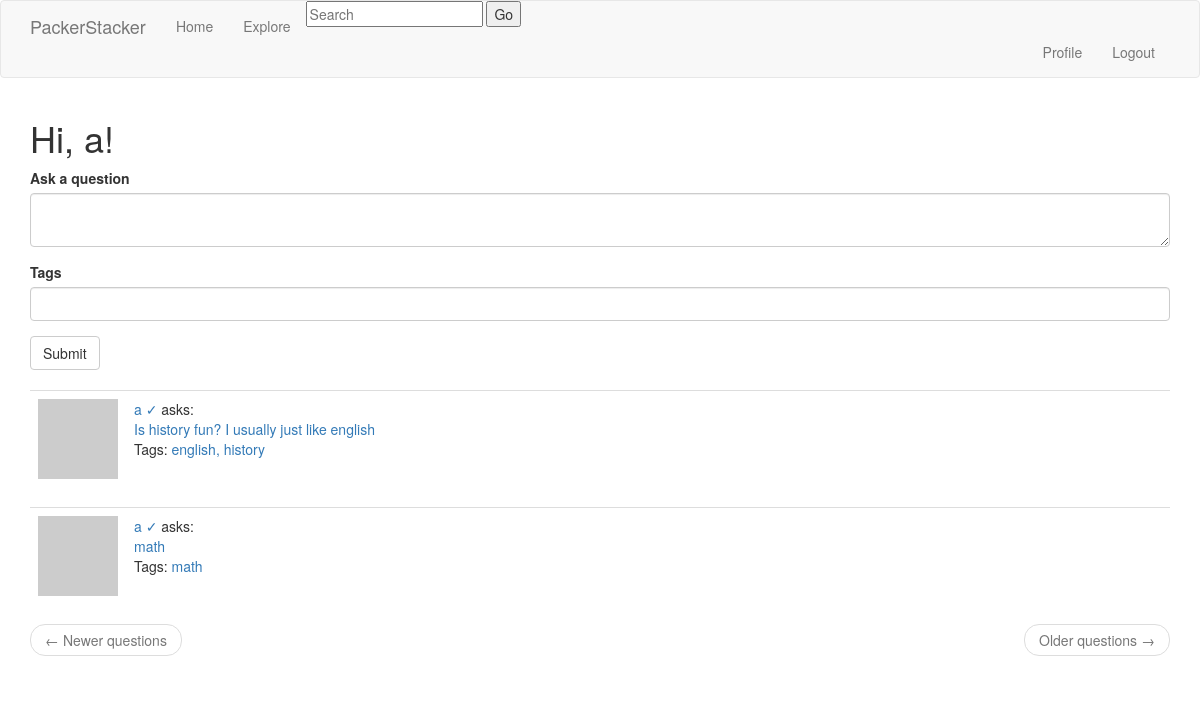
Before: /index (signed in) with the older database file.
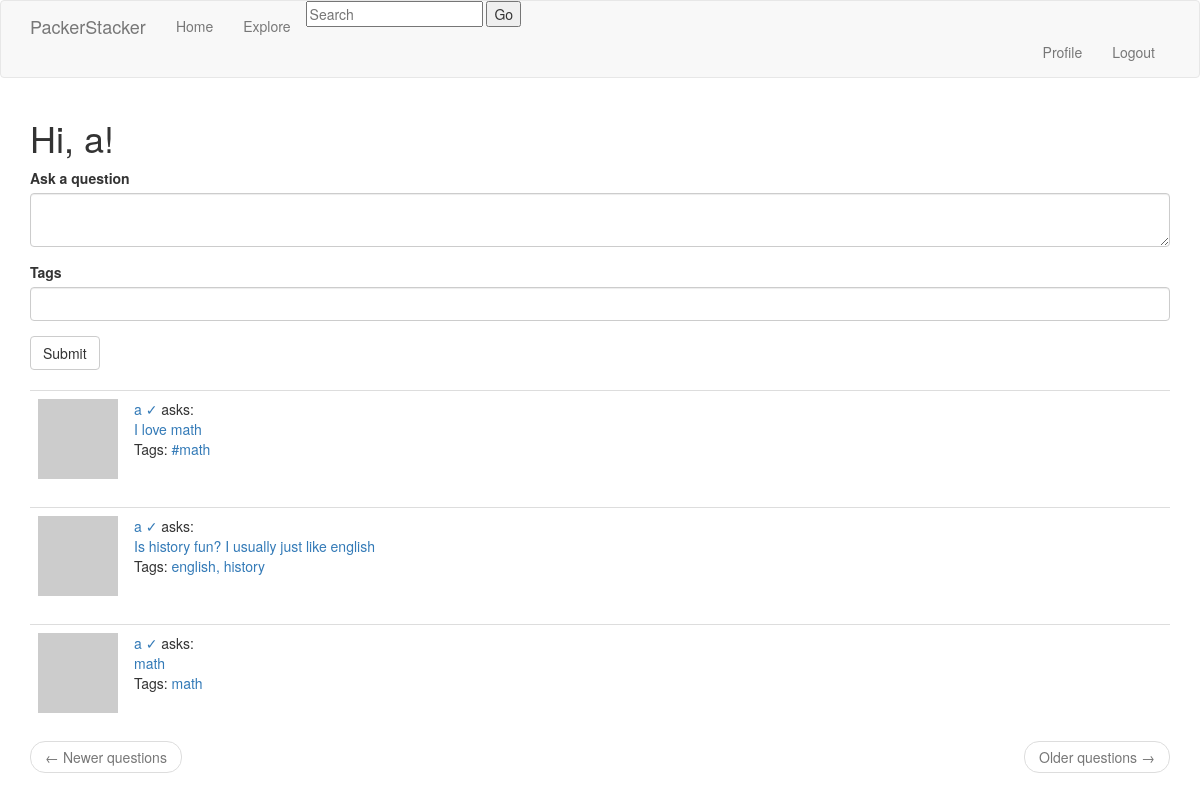
After: the same page with the newer database file.
### app/models.py (models this page shows, shortened)
class Question(db.Model):
    id = db.Column(db.Integer, primary_key=True)
    body = db.Column(db.String(1000))
    timestamp = db.Column(db.DateTime, index=True, default=datetime.utcnow)
    user_id = db.Column(db.Integer, db.ForeignKey('user.id'))
    replies = db.relationship('Reply', backref='op', lazy='dynamic')

class User(UserMixin, db.Model):
    id = db.Column(db.Integer, primary_key=True)
    username = db.Column(db.String(64), index=True, unique=True)
    email = db.Column(db.String(120), index=True, unique=True)
    password_hash = db.Column(db.String(128))
    questions = db.relationship('Question', backref='author', lazy='dynamic')
    replies = db.relationship('Reply', backref='author', lazy='dynamic')
    about_me = db.Column(db.String(140))
    last_seen = db.Column(db.DateTime, default=datetime.utcnow)
    type = db.Column(db.Boolean())
    def avatar(self, size):
        digest = md5(self.email.lower().encode('utf-8')).hexdigest()
        return 'https://www.gravatar.com/avatar/{}?d=identicon&s={}'.format(digest, size)
    followed = db.relationship(
        'User', secondary=followers,
        primaryjoin=(followers.c.follower_id == id),
        secondaryjoin=(followers.c.followed_id == id),
        backref=db.backref('followers', lazy='dynamic'), lazy='dynamic')
    def followed_questions(self):
        followed = Question.query.join(
            followers, (followers.c.followed_id == Question.user_id)).filter(
                followers.c.follower_id == self.id)
        own = Question.query.filter_by(user_id=self.id)
        return followed.union(own).order_by(Question.timestamp.desc())

class Tag(db.Model):
    id = db.Column(db.Integer, primary_key=True)
    name = db.Column(db.String(30), unique=True)
    questions = db.relationship('Question', secondary='question_tag', backref='tags')

### app/routes.py (the view, shortened to what this page needs)
@app.route('/', methods=['GET', 'POST'])
@app.route('/index', methods=['GET', 'POST'])
@login_required
def index():
    form = QuestionForm()
    page = request.args.get('page', 1, type=int)
    questions = current_user.followed_questions().paginate(
        page=page, per_page=app.config['QUESTIONS_PER_PAGE'], error_out=False)
    next_url = url_for('index', page=questions.next_num) \
        if questions.has_next else None
    prev_url = url_for('index', page=questions.prev_num) \
        if questions.has_prev else None
    return render_template('index.html', title='Home', form=form,
                           questions=questions.items, next_url=next_url,
                           prev_url=prev_url)

### app/forms.py
class QuestionForm(FlaskForm):
    question = TextAreaField('Ask a question', validators=[
        DataRequired(), Length(min=1, max=1000)])
    tags = StringField('Tags')
    submit = SubmitField('Submit')

### app/models.py (called while the page is built)
@login.user_loader
def load_user(id):
    return User.query.get(int(id))

### app/routes.py (called while the page is built)
@app.before_request
def before_request():
    if current_user.is_authenticated:
        current_user.last_seen = datetime.utcnow()
        db.session.commit()

### app/templates/index.html
{% extends "base.html" %}
{% import 'bootstrap/wtf.html' as wtf %}
{% block app_content %}
    <h1>Hi, {{ current_user.username }}!</h1>
    {% if form %}
    {{ wtf.quick_form(form) }}
    <br>
    {% endif %}
    {% for question in questions %}
        {% include '_question.html' %}
    {% endfor %}
    <nav aria-label="...">
        <ul class="pager">
            <li class="previous{% if not prev_url %} disabled{% endif %}">
                <a href="{{ prev_url or '#' }}">
                    <span aria-hidden="true">&larr;</span> Newer questions
                </a>
            </li>
            <li class="next{% if not next_url %} disabled{% endif %}">
                <a href="{{ next_url or '#' }}">
                    Older questions <span aria-hidden="true">&rarr;</span>
                </a>
            </li>
        </ul>
    </nav>
{% endblock %}

### app/templates/_question.html
<table class="table table-hover">
      <tr>
          <td width="70px">
                  <img src="{{ question.author.avatar(70) }}" />
          </td>
          <td>
              <a href="{{ url_for('user', username=question.author.username) }}">
                  {{ question.author.username }} {%if question.author.type %} &#x2713 {%endif%}
              </a>
              asks:
              <br>
              <a style="text-decoration: none" href="{{ url_for('question_page', id=question.id) }}">
                {{ question.body }}
              </a>
              <br>
              <p>Tags: {% for tag in question.tags %}
                <a href="{{ url_for('tag_page', id=tag.id) }}">
                  {{ tag.name }}{% if not loop.last %}, {% endif %}{% endfor %}
                </a>
                </p>
          </td>
      </tr>
</table>

Changed rows visible on the page:
added Question: author.username "a", body "I love math"
added Tag: name "#math", shown under "a"
